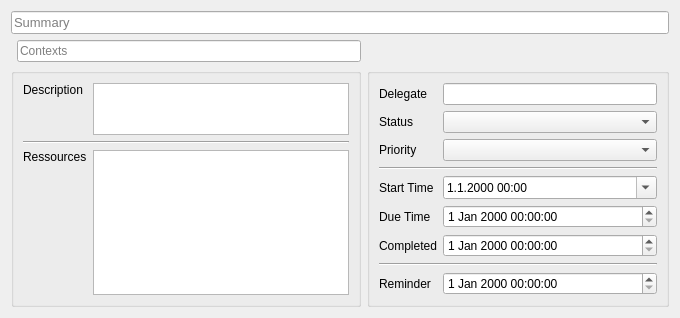
<?xml version="1.0" encoding="UTF-8"?>
<ui version="4.0">
 <class>Form</class>
 <widget class="QWidget" name="Form">
  <property name="enabled">
   <bool>true</bool>
  </property>
  <property name="geometry">
   <rect>
    <x>0</x>
    <y>0</y>
    <width>680</width>
    <height>298</height>
   </rect>
  </property>
  <property name="windowTitle">
   <string>Form</string>
  </property>
  <layout class="QGridLayout" name="gridLayout_2">
   <item row="0" column="0" colspan="3">
    <widget class="QLineEdit" name="lineEdit">
     <property name="font">
      <font>
       <pointsize>10</pointsize>
      </font>
     </property>
     <property name="placeholderText">
      <string>Summary</string>
     </property>
    </widget>
   </item>
   <item row="6" column="0" colspan="2">
    <widget class="QGroupBox" name="groupBox">
     <property name="title">
      <string/>
     </property>
     <layout class="QFormLayout" name="formLayout_2">
      <property name="fieldGrowthPolicy">
       <enum>QFormLayout::AllNonFixedFieldsGrow</enum>
      </property>
      <item row="0" column="0">
       <widget class="QLabel" name="label_2">
        <property name="text">
         <string>Description</string>
        </property>
        <property name="alignment">
         <set>Qt::AlignLeading|Qt::AlignLeft|Qt::AlignTop</set>
        </property>
        <property name="margin">
         <number>0</number>
        </property>
       </widget>
      </item>
      <item row="0" column="1">
       <widget class="QTextEdit" name="textEdit">
        <property name="sizePolicy">
         <sizepolicy hsizetype="Expanding" vsizetype="Maximum">
          <horstretch>0</horstretch>
          <verstretch>0</verstretch>
         </sizepolicy>
        </property>
        <property name="minimumSize">
         <size>
          <width>0</width>
          <height>50</height>
         </size>
        </property>
        <property name="maximumSize">
         <size>
          <width>16777215</width>
          <height>100</height>
         </size>
        </property>
        <property name="baseSize">
         <size>
          <width>0</width>
          <height>50</height>
         </size>
        </property>
       </widget>
      </item>
      <item row="1" column="0" colspan="2">
       <widget class="Line" name="line">
        <property name="orientation">
         <enum>Qt::Horizontal</enum>
        </property>
       </widget>
      </item>
      <item row="2" column="0">
       <widget class="QLabel" name="label_3">
        <property name="text">
         <string>Ressources</string>
        </property>
        <property name="alignment">
         <set>Qt::AlignLeading|Qt::AlignLeft|Qt::AlignTop</set>
        </property>
       </widget>
      </item>
      <item row="2" column="1">
       <widget class="QListWidget" name="listWidget"/>
      </item>
     </layout>
    </widget>
   </item>
   <item row="3" column="1">
    <widget class="QLineEdit" name="lineEdit_2">
     <property name="placeholderText">
      <string>Contexts</string>
     </property>
    </widget>
   </item>
   <item row="6" column="2">
    <widget class="QGroupBox" name="groupBox_2">
     <property name="title">
      <string/>
     </property>
     <property name="flat">
      <bool>false</bool>
     </property>
     <layout class="QFormLayout" name="formLayout">
      <property name="fieldGrowthPolicy">
       <enum>QFormLayout::AllNonFixedFieldsGrow</enum>
      </property>
      <item row="1" column="0">
       <widget class="QLabel" name="label_4">
        <property name="text">
         <string>Status</string>
        </property>
       </widget>
      </item>
      <item row="1" column="1">
       <widget class="QComboBox" name="comboBox"/>
      </item>
      <item row="2" column="0">
       <widget class="QLabel" name="label_5">
        <property name="text">
         <string>Priority</string>
        </property>
       </widget>
      </item>
      <item row="2" column="1">
       <widget class="QComboBox" name="comboBox_2"/>
      </item>
      <item row="4" column="0" colspan="2">
       <widget class="Line" name="line_2">
        <property name="orientation">
         <enum>Qt::Horizontal</enum>
        </property>
       </widget>
      </item>
      <item row="5" column="0">
       <widget class="QLabel" name="label_6">
        <property name="text">
         <string>Start Time</string>
        </property>
       </widget>
      </item>
      <item row="5" column="1">
       <widget class="QDateTimeEdit" name="dateTimeEdit">
        <property name="wrapping">
         <bool>false</bool>
        </property>
        <property name="specialValueText">
         <string/>
        </property>
        <property name="accelerated">
         <bool>false</bool>
        </property>
        <property name="correctionMode">
         <enum>QAbstractSpinBox::CorrectToNearestValue</enum>
        </property>
        <property name="displayFormat">
         <string>d.M.yyyy HH:mm</string>
        </property>
        <property name="calendarPopup">
         <bool>true</bool>
        </property>
       </widget>
      </item>
      <item row="6" column="0">
       <widget class="QLabel" name="label_7">
        <property name="text">
         <string>Due Time</string>
        </property>
       </widget>
      </item>
      <item row="6" column="1">
       <widget class="QDateTimeEdit" name="dateTimeEdit_2"/>
      </item>
      <item row="9" column="0" colspan="2">
       <widget class="Line" name="line_3">
        <property name="orientation">
         <enum>Qt::Horizontal</enum>
        </property>
       </widget>
      </item>
      <item row="7" column="0">
       <widget class="QLabel" name="label_8">
        <property name="text">
         <string>Completed</string>
        </property>
       </widget>
      </item>
      <item row="7" column="1">
       <widget class="QDateTimeEdit" name="dateTimeEdit_3"/>
      </item>
      <item row="10" column="0">
       <widget class="QLabel" name="label_9">
        <property name="text">
         <string>Reminder</string>
        </property>
       </widget>
      </item>
      <item row="10" column="1">
       <widget class="QDateTimeEdit" name="dateTimeEdit_4"/>
      </item>
      <item row="0" column="0">
       <widget class="QLabel" name="label_10">
        <property name="text">
         <string>Delegate</string>
        </property>
       </widget>
      </item>
      <item row="0" column="1">
       <widget class="QLineEdit" name="lineEdit_3"/>
      </item>
     </layout>
    </widget>
   </item>
  </layout>
 </widget>
 <resources/>
 <connections/>
</ui>
